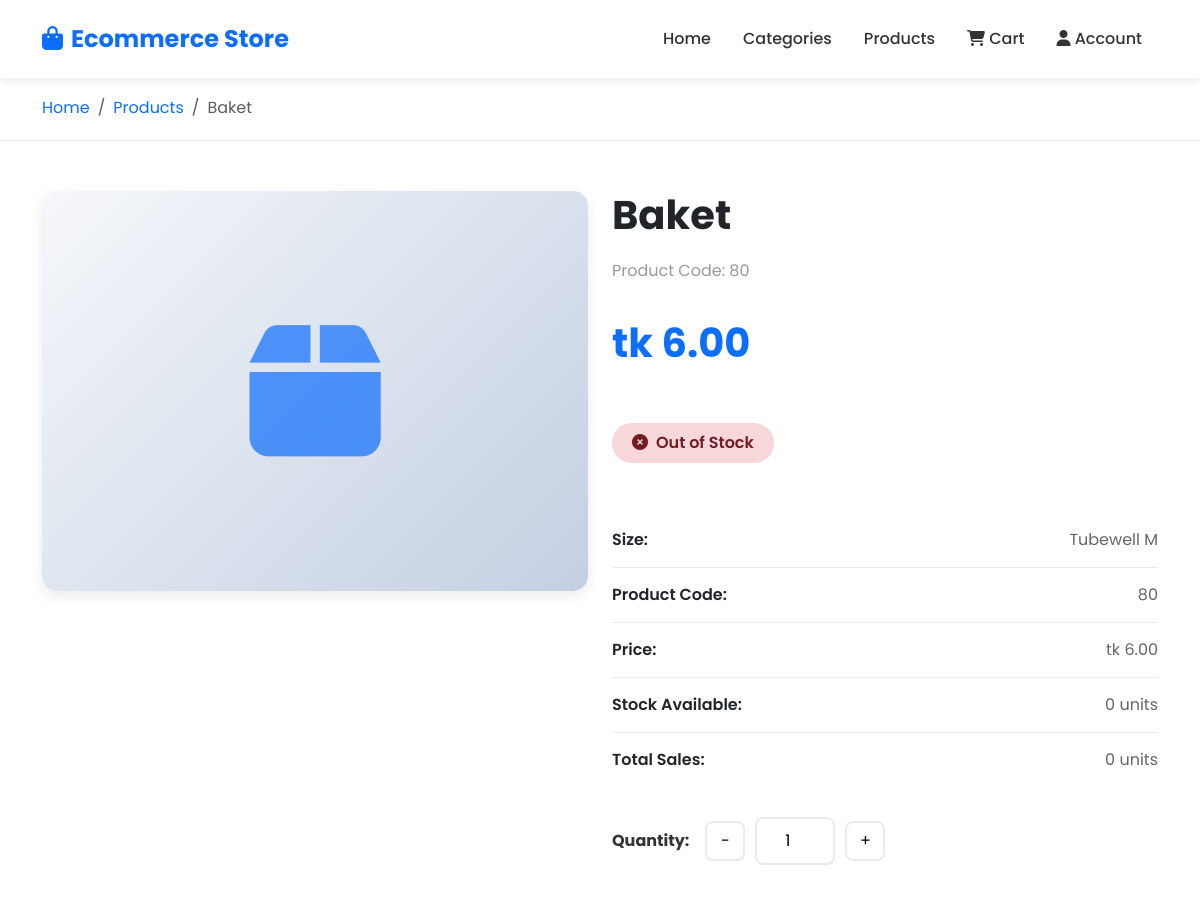
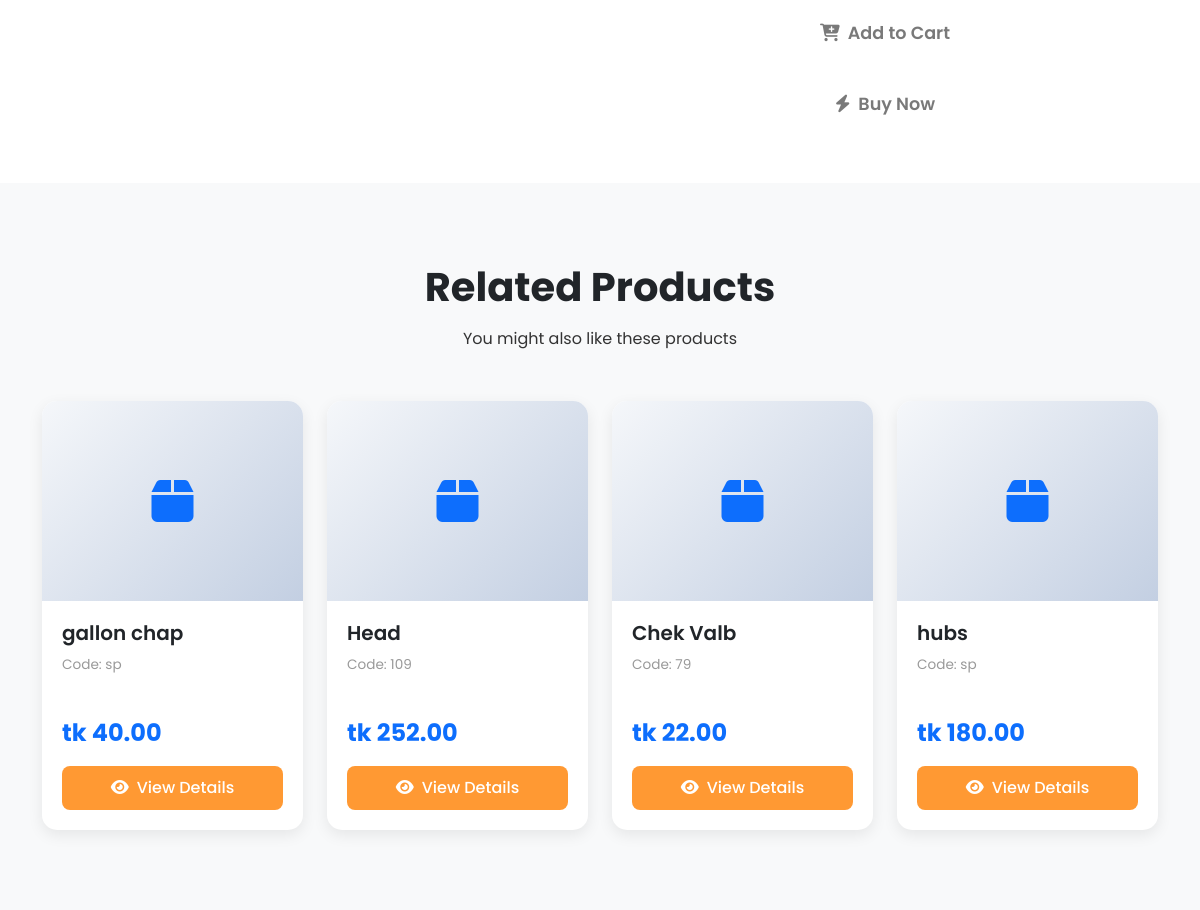
Screenshot of /product/140/ with the database file from the repository (2 pictures, top to bottom).
### main/models.py (models this page shows, shortened)
class Product(models.Model):
    code = models.CharField(max_length=50)
    name = models.CharField(max_length=100)
    size = models.CharField(max_length=50)
    rate = models.FloatField(default=0)
    add_stock = models.FloatField(default=0)
    production_cost = models.FloatField(default=0)
    total_sales = models.FloatField(default=0)
    total_stock = models.FloatField(default=0)
    image = models.URLField(max_length=500, blank=True, null=True)

### main/view_modules/catalogue/details.py (the view)
# urls.py: path('product/<int:product_id>/', product_detail, name='product_detail'),
def product_detail(request, product_id):
    try:
        product = Product.objects.get(id=product_id)
        related_products = Product.objects.exclude(id=product_id).order_by('?')[:4]
        return render(request, 'product_detail.html', {
            'product': product,
            'related_products': related_products
        })
    except Product.DoesNotExist:
        return redirect('homepage')

### templates/product_detail.html (shortened to what this page needs)
{% load static %}
<!DOCTYPE html>
<html lang="en">
<head>
    <link href="https://cdn.jsdelivr.net/npm/bootstrap@5.3.0/dist/css/bootstrap.min.css" rel="stylesheet">
    <link rel="stylesheet" href="https://cdnjs.cloudflare.com/ajax/libs/font-awesome/6.4.0/css/all.min.css">
    {% load static %}
<link rel="stylesheet" href="{% static 'css/pages/product_detail.css' %}">
</head>
<body>
    <nav class="navbar navbar-expand-lg navbar-light fixed-top">
        <div class="container">
            <a class="navbar-brand" href="{% url 'homepage' %}"><i class="fas fa-shopping-bag me-2"></i>Ecommerce Store</a>
            <div class="collapse navbar-collapse" id="navbarNav">
                <ul class="navbar-nav ms-auto">
                    <li class="nav-item">
                        <a class="nav-link" href="{% url 'homepage' %}#home">Home</a>
                    </li>
                    <li class="nav-item">
                        <a class="nav-link" href="{% url 'homepage' %}#categories">Categories</a>
                    </li>
                    <li class="nav-item">
                        <a class="nav-link" href="{% url 'homepage' %}#products">Products</a>
                    </li>
                    <li class="nav-item">
                        <a class="nav-link" href="{% url 'cart' %}" id="cartLink">
                            <i class="fas fa-shopping-cart"></i> Cart
                        </a>
                    </li>
                    <li class="nav-item">
                        <a class="nav-link" href="#"><i class="fas fa-user"></i> Account</a>
                    </li>
                </ul>
            </div>
        </div>
    </nav>
    <div class="breadcrumb-section" style="margin-top: 76px;">
        <div class="container">
            <nav aria-label="breadcrumb">
                <ol class="breadcrumb mb-0">
                    <li class="breadcrumb-item"><a href="{% url 'homepage' %}" style="text-decoration: none; color: var(--primary-color);">Home</a></li>
                    <li class="breadcrumb-item"><a href="{% url 'homepage' %}#products" style="text-decoration: none; color: var(--primary-color);">Products</a></li>
                    <li class="breadcrumb-item active" aria-current="page">{{ product.name }}</li>
                </ol>
            </nav>
        </div>
    </div>
    <section class="product-detail-section">
        <div class="container">
            <div class="row">
                <div class="col-lg-6 mb-4">
                    <div class="product-image-container">
                        {% if product.image %}
                            <img src="{{ product.image }}" alt="{{ product.name }}" onerror="this.style.display='none'; this.parentElement.innerHTML='<i class=\'fas fa-box\'></i>';">
                        {% else %}
                            <i class="fas fa-box"></i>
                        {% endif %}
                    </div>
                </div>
                <div class="col-lg-6">
                    <div class="product-info">
                        <h1>{{ product.name }}</h1>
                        <div class="product-code">Product Code: {{ product.code }}</div>
                        <div class="product-price">tk {{ product.rate|floatformat:2 }}</div>
                        {% if product.total_stock > 0 %}
                            <span class="stock-badge in-stock">
                                <i class="fas fa-check-circle me-2"></i>In Stock ({{ product.total_stock|floatformat:0 }} available)
                            </span>
                        {% else %}
                            <span class="stock-badge out-of-stock">
                                <i class="fas fa-times-circle me-2"></i>Out of Stock
                            </span>
                        {% endif %}
                        <ul class="product-details-list">
                            <li>
                                <strong>Size:</strong>
                                <span>{{ product.size }}</span>
                            </li>
                            <li>
                                <strong>Product Code:</strong>
                                <span>{{ product.code }}</span>
                            </li>
                            <li>
                                <strong>Price:</strong>
                                <span>tk {{ product.rate|floatformat:2 }}</span>
                            </li>
                            <li>
                                <strong>Stock Available:</strong>
                                <span>{{ product.total_stock|floatformat:0 }} units</span>
                            </li>
                            <li>
                                <strong>Total Sales:</strong>
                                <span>{{ product.total_sales|floatformat:0 }} units</span>
                            </li>
                        </ul>
                        <div class="quantity-selector">
                            <label class="me-3"><strong>Quantity:</strong></label>
                            <button class="quantity-btn" onclick="decreaseQuantity()">-</button>
                            <input type="number" id="quantity" value="1" min="1" max="{{ product.total_stock|floatformat:0 }}" onchange="validateQuantity()">
                            <button class="quantity-btn" onclick="increaseQuantity()">+</button>
                        </div>
                        <button class="btn btn-add-cart" {% if product.total_stock <= 0 %}disabled{% endif %} onclick="addToCart({{ product.id }})">
                            <i class="fas fa-cart-plus me-2"></i>Add to Cart
                        </button>
                        <button class="btn btn-buy-now" {% if product.total_stock <= 0 %}disabled{% endif %} onclick="buyNow({{ product.id }})">
                            <i class="fas fa-bolt me-2"></i>Buy Now
                        </button>
                    </div>
                </div>
            </div>
        </div>
    </section>
    {% if related_products %}
    <section class="related-products-section">
        <div class="container">
            <div class="section-title">
                <h2>Related Products</h2>
                <p>You might also like these products</p>
            </div>
            <div class="row g-4">
                {% for related_product in related_products %}
                <div class="col-lg-3 col-md-4 col-sm-6">
                    <div class="product-card">
                        <div class="product-card-image">
                            <i class="fas fa-box"></i>
                        </div>
                        <div class="product-card-body">
                            <h5>{{ related_product.name }}</h5>
                            <div class="product-code" style="font-size: 0.85rem; color: #999; margin-bottom: 10px;">Code: {{ related_product.code }}</div>
                            <div class="product-price">tk {{ related_product.rate|floatformat:2 }}</div>
                            <a href="{% url 'product_detail' related_product.id %}" class="btn btn-product w-100">
                                <i class="fas fa-eye me-2"></i>View Details
                            </a>
                        </div>
                    </div>
                </div>
                {% endfor %}
            </div>
        </div>
    </section>
    {% endif %}
</body>
</html>

### static/css/pages/product_detail.css (style rules this page uses)
:root { --primary-color: #0d6efd; --secondary-color: #198754; --dark-color: #212529; --light-color: #f8f9fa; --accent-color: #dc3545; --text-color: #333; --site-color: #FF9933; }
* { margin: 0; padding: 0; box-sizing: border-box; }
body { font-family: 'Poppins', sans-serif; color: var(--text-color); background: var(--light-color); }
.navbar { background: #fff; box-shadow: 0 2px 10px rgba(0,0,0,0.1); padding: 1rem 0; }
.navbar-brand { font-weight: 700; font-size: 1.5rem; color: var(--primary-color) !important; }
.nav-link { color: var(--text-color) !important; font-weight: 500; margin: 0 0.5rem; transition: color 0.3s; }
.breadcrumb-section { background: white; padding: 20px 0; border-bottom: 1px solid #e9ecef; }
.product-detail-section { padding: 50px 0; background: white; }
.product-image-container { background: linear-gradient(135deg, #f5f7fa 0%, #c3cfe2 100%); border-radius: 15px; padding: 0; display: flex; align-items: center; justify-content: center; min-height: 400px; box-shadow: 0 5px 15px rgba(0,0,0,0.08); position: relative; overflow: hidden; }
.product-image-container i { font-size: 150px; color: var(--primary-color); opacity: 0.7; }
.product-info h1 { font-size: 2.5rem; font-weight: 700; color: var(--dark-color); margin-bottom: 20px; }
.product-code { color: #999; font-size: 1rem; margin-bottom: 15px; }
.product-price { font-size: 2.5rem; font-weight: 700; color: var(--primary-color); margin: 30px 0; }
.product-details-list { list-style: none; padding: 0; margin: 30px 0; }
.product-details-list li { padding: 15px 0; border-bottom: 1px solid #e9ecef; display: flex; justify-content: space-between; }
.product-details-list li:last-child { border-bottom: none; }
.product-details-list li strong { color: var(--dark-color); font-weight: 600; }
.product-details-list li span { color: #666; }
.stock-badge { display: inline-block; padding: 8px 20px; border-radius: 25px; font-weight: 600; margin: 20px 0; }
.stock-badge.out-of-stock { background: #f8d7da; color: #721c24; }
.quantity-selector { display: flex; align-items: center; margin: 30px 0; }
.quantity-selector input { width: 80px; text-align: center; padding: 10px; border: 2px solid #e9ecef; border-radius: 8px; margin: 0 10px; }
.quantity-btn { width: 40px; height: 40px; border: 2px solid #e9ecef; background: white; border-radius: 8px; cursor: pointer; display: flex; align-items: center; justify-content: center; transition: all 0.3s; }
.btn-add-cart { background: var(--site-color); color: white; padding: 15px 40px; font-size: 1.1rem; font-weight: 600; border-radius: 50px; border: none; transition: all 0.3s; width: 100%; margin-top: 20px; }
.btn-buy-now { background: var(--secondary-color); color: white; padding: 15px 40px; font-size: 1.1rem; font-weight: 600; border-radius: 50px; border: none; transition: all 0.3s; width: 100%; margin-top: 15px; }
.related-products-section { padding: 80px 0; background: var(--light-color); }
.section-title { text-align: center; margin-bottom: 50px; }
.section-title h2 { font-size: 2.5rem; font-weight: 700; color: var(--dark-color); margin-bottom: 1rem; }
.product-card { background: white; border-radius: 15px; overflow: hidden; box-shadow: 0 5px 15px rgba(0,0,0,0.08); transition: all 0.3s; border: none; height: 100%; display: flex; flex-direction: column; }
.product-card-image { width: 100%; height: 200px; background: linear-gradient(135deg, #f5f7fa 0%, #c3cfe2 100%); display: flex; align-items: center; justify-content: center; font-size: 3rem; color: var(--primary-color); }
.product-card-body { padding: 20px; flex-grow: 1; display: flex; flex-direction: column; }
.product-card h5 { font-weight: 600; color: var(--dark-color); margin-bottom: 10px; }
.product-card .product-price { font-size: 1.5rem; font-weight: 700; color: var(--primary-color); margin-bottom: 15px; }
.btn-product { background: var(--site-color); color: white; border: none; padding: 10px 20px; border-radius: 8px; font-weight: 500; transition: all 0.3s; margin-top: auto; text-decoration: none; display: inline-block; text-align: center; }

### rows the page displays
Product: name "Baket", code "80", rate "6.00", size "Tubewell M", total_stock "0", total_sales "0"
Product: name "gallon chap", code "sp", rate "40.00"
Product: name "Head", code "109", rate "252.00"
Product: name "Chek Valb", code "79", rate "22.00"
Product: name "hubs", code "sp", rate "180.00"
